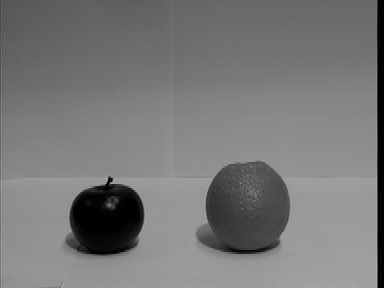
%> input picture Exercise1/obstA.png, 384 x 288 px
$ octave sh01ex01.m   (GNU Octave 9; MATLAB toolbox functions it lacks are replaced by stand-ins)
%> lines starting %> are read from the running program, lines starting %| are printed output that depends on the picture
### Exercise1/myHistogram.m
function H = myHistogram(im)
%MYHISTOGRAM
% im: 2D-matrix representing image values in [0, 255]
% H: size(H) = [1, 256] (each entry representing normed
% frequency of corresponding gray value in "im")
% Begin here; profi tip: check with assert(cond, msg) if
% the input im is indeed an image with the defined
% intensity range

% Check input bounds
assert(min(min(im)) >= 0 & max(max(im)) <= 255);

H = zeros(1, 256);

for k = 1:numel(im)
    H(im(k)+1) = H(im(k)+1)+1;
end

% Normalize
H = H/numel(im);
end

### Exercise1/sh01ex01.m
obstA = imread('obstA.png');
%> obstA is the input picture: size 288x384 uint8; min 0, max 169, mean 120.1
obstB = imread('obstB.png');
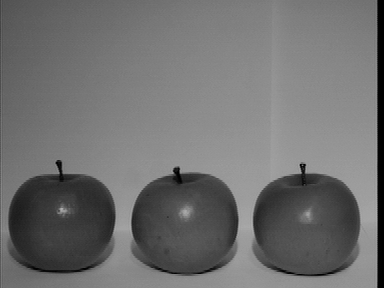
%> input picture Exercise1/obstB.png, 384 x 288 px
%> obstB is the input picture: size 288x384 uint8; min 0, max 176, mean 111.6
histA = myHistogram(obstA);
%> after the loop in myHistogram, `for k = 1:numel(im)`: H = 256 values, max 3450 at index 155, min 0 at index 171, mean 432
%> in myHistogram, `H = H/numel(im);`: H = 256 values, max 0.0312 at index 155, min 0 at index 171, mean 0.00391
%> histA has the same summary as H in myHistogram
histB = myHistogram(obstB);
%> histB = 256 values, max 0.0237 at index 137, min 0 at index 175, mean 0.00391

subplot(4,2,1);
imshow(obstA);
title("obstA.png");

subplot(4,2,2);
plot(histA);
xlim([0 255]);
title("Histogram: obstA");
xlabel("Pixel value");
ylabel("frequency");
text(75, 0.003, "\leftarrow Apple");
text(110, 0.019, "\leftarrow Orange");
text(150, 0.02, "\leftarrow Background");

subplot(4,2,3);
imshow(obstB);
title("obstB.png");

subplot(4,2,4);
plot(histB);
xlim([0 255]);
title("Histogram: obstB");
xlabel("Pixel value");
ylabel("frequency");
text(70, 0.007, "\leftarrow Apples");
text(145, 0.022, "\leftarrow Background");


subplot(4,2,5);
plot(obstA(50,:));
title("obstA row 50");

subplot(4,2,6);
plot(obstA(200,:));
title("obstA row 200");

subplot(4,2,7);
plot(obstB(50,:));
title("obstB row 50");

subplot(4,2,8);
plot(obstB(200,:));
title("obstB row 200");

set(gcf, 'Position', [100 100 1000 800])
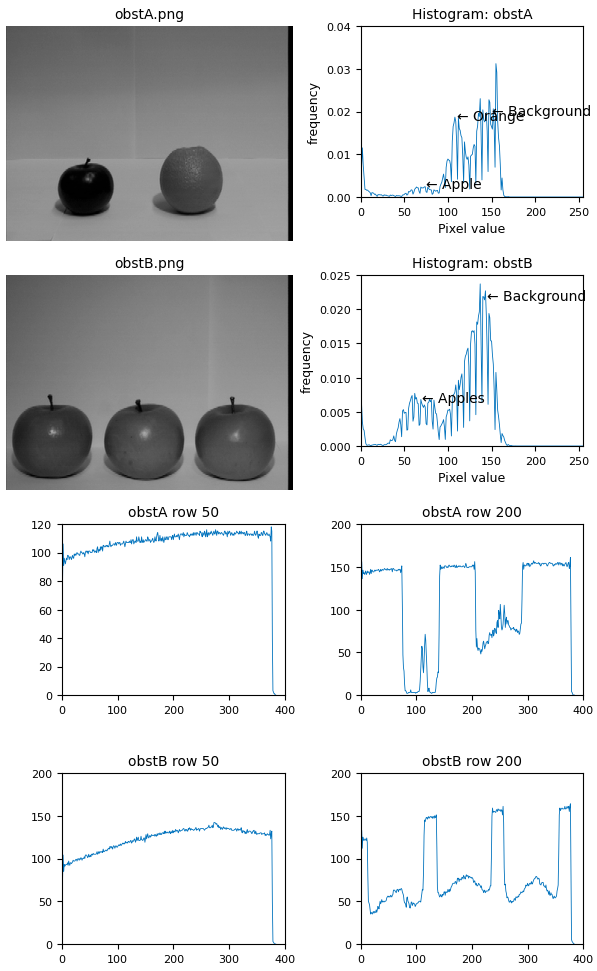
%> figure redrawn from the program's plot data, 8 panels
